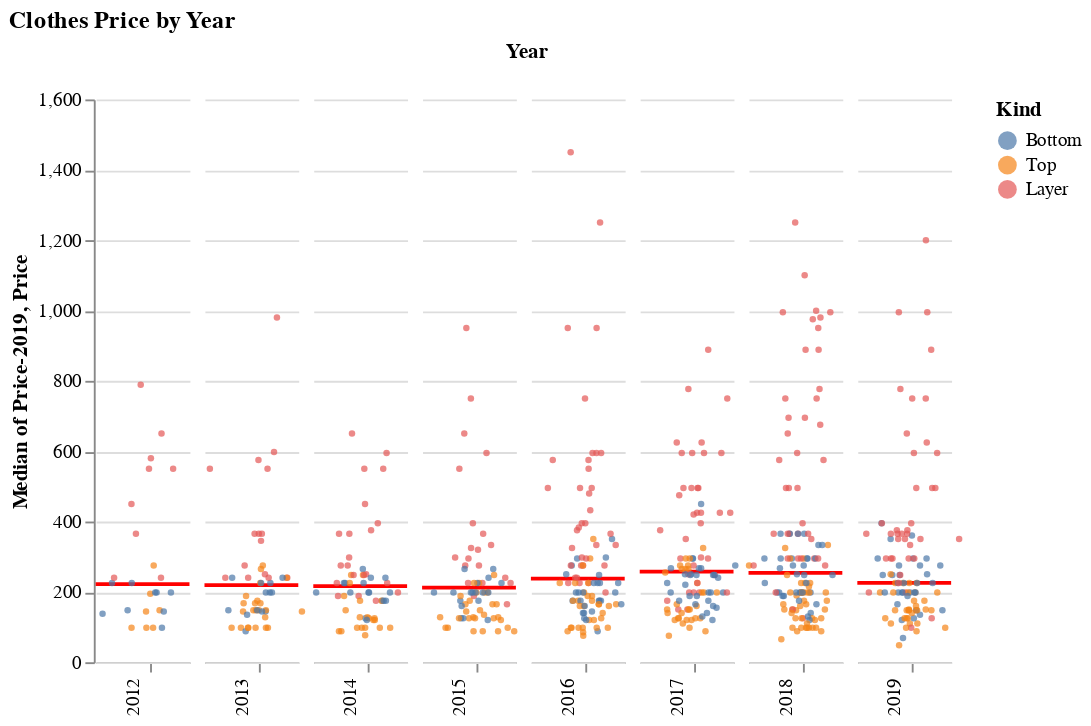

Notebook cell for this chart:
### Markdown cell above
If we focus just on clothes, which make up the bulk of Outlier's products, the situation looks similar. The median product price went up a bit in 2016 and 2017, but has otherwise been pretty stable over the last 7 years.

### Code cell
plots.price_plot(clothes_products_df, 'Kind', kind_sort_order).properties(title='Clothes Price by Year')

### Figure 1 — Vega-Lite specification as saved in the notebook (floating-point values rounded to 4 significant figures; data arrays with more than 128 entries replaced by an {"elided": "..."} marker saying what was removed)
{"$schema": "https://vega.github.io/schema/vega-lite/v3.4.0.json", "config": {"facet": {"spacing": 0}, "mark": {"tooltip": null}, "view": {"height": 300, "stroke": null, "width": 400}}, "data": {"name": "data-46d2431f4a15dbdd0077859d6353f1d7"}, "datasets": {"data-46d2431f4a15dbdd0077859d6353f1d7": {"elided": "615 records"}}, "facet": {"column": {"field": "Year", "header": {"labelAlign": "right", "labelAngle": -90, "labelOrient": "bottom", "labelPadding": 3, "titleOrient": "top"}, "type": "ordinal"}}, "spec": {"layer": [{"encoding": {"y": {"aggregate": "median", "field": "Price-2019", "type": "quantitative"}}, "mark": {"color": "red", "size": 2, "type": "rule"}, "width": 50}, {"encoding": {"color": {"field": "Kind", "scale": {"scheme": "tableau10"}, "sort": ["Bottom", "Top", "Layer"], "type": "nominal"}, "tooltip": [{"field": "Product", "type": "nominal"}, {"field": "Price", "type": "quantitative"}, {"field": "Price-2019", "type": "quantitative"}], "x": {"axis": {"grid": false, "labels": false, "ticks": true, "values": [0]}, "field": "jitter", "scale": {}, "title": null, "type": "quantitative"}, "y": {"axis": {}, "field": "Price", "scale": {}, "type": "quantitative"}}, "mark": {"opacity": 0.7, "size": 12, "type": "circle"}, "transform": [{"as": "jitter", "calculate": "sqrt(-2*log(random()))*cos(2*PI*random())"}], "width": 50}]}, "title": "Clothes Price by Year"}
